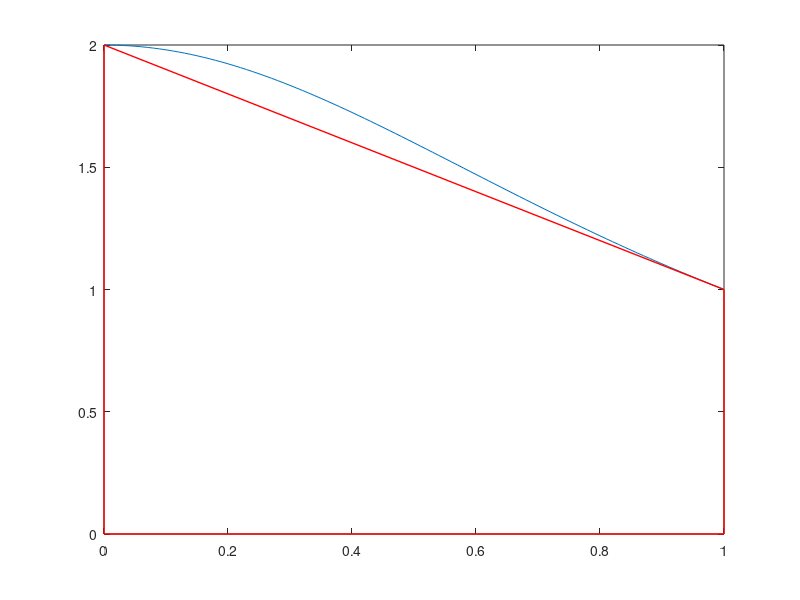

This chart was generated by the following MATLAB code:
% a)

a = 0;
b = 1;
f = @(x) (2 ./ (1 + x.^2));

i_approx_trapezium = (b - a) / 2 * (f(a) + f(b))

% b)
x_plot = a:0.01:b;
f_plot = f(x_plot);

plot(x_plot, f_plot);
hold on;
plot([0, 0], [0, f(0)], 'r', 'LineWidth', 1);
plot([0, 1], [f(0), f(1)], 'r', 'LineWidth', 1);
plot([1, 1], [f(1), 0], 'r', 'LineWidth', 1);
plot([0, 1], [0, 0], 'r', 'LineWidth', 1);

% c)
i_approx_simpson = (b - a) / 6 * (f(a) + f(b) + 4*f((a + b)/2))